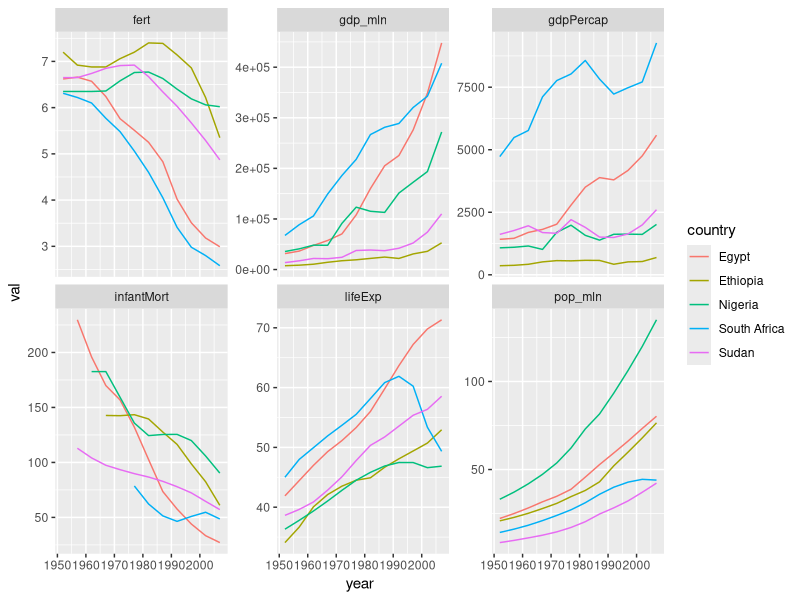
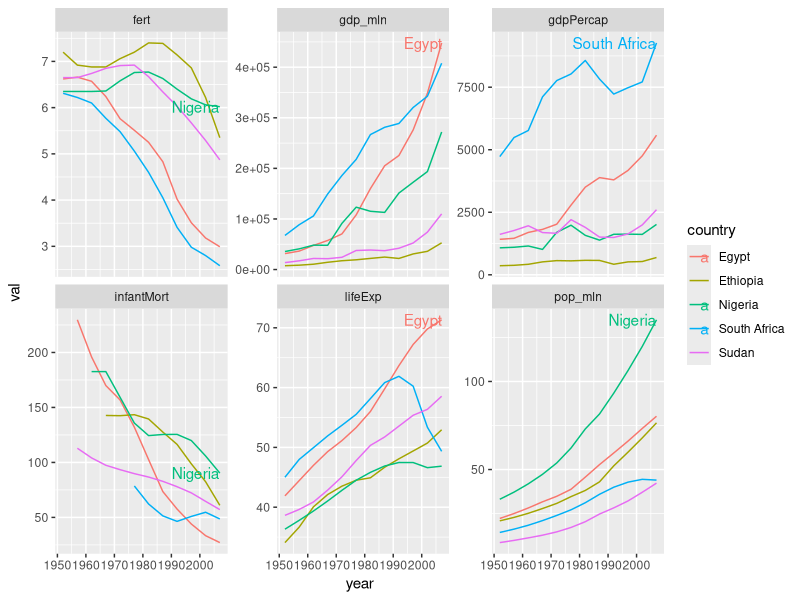
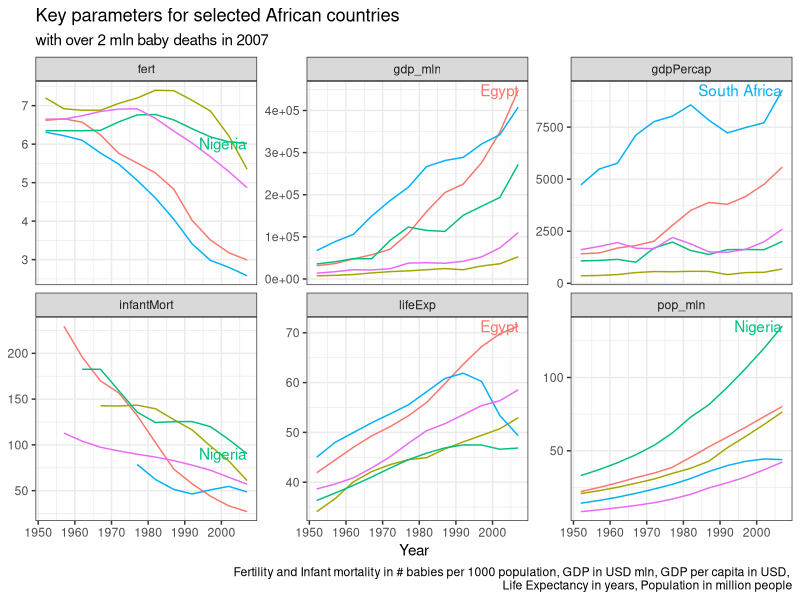
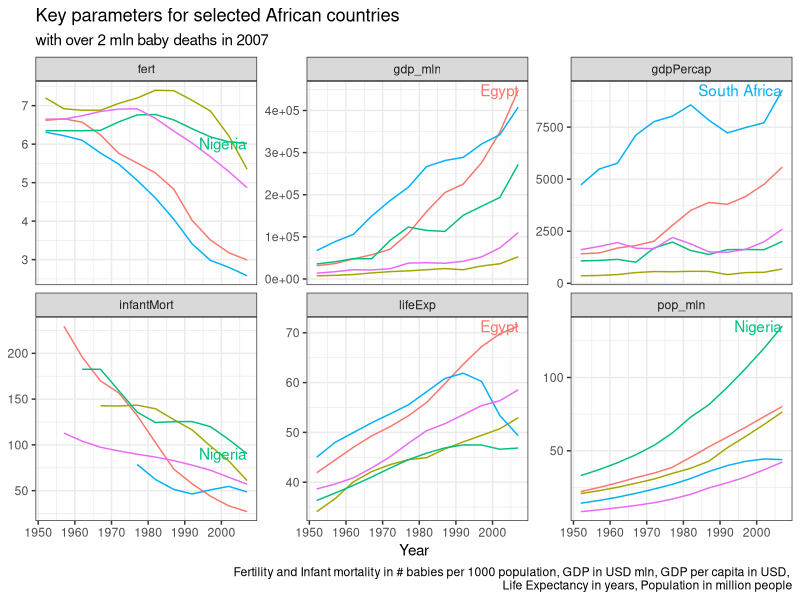

Write R code to recreate these figures, in order.
## ---- chunk 1
knitr::opts_chunk$set(echo = TRUE)
library(tidyverse)
## ---- chunk 2
gapminder_plus <- read_csv("data/gapminder_plus.csv")
p <- gapminder_plus %>% filter(continent=="Africa", year==2007, infantMort/1000*pop/10^6>2) %>% select(country) %>% 
  left_join(gapminder_plus) %>% mutate(pop_mln=pop/10^6, gdp_mln=gdpPercap*pop/10^6) %>% select(-c(pop,continent)) %>% 
  gather(key=att, value=val, -c(year,country)) %>% 
  ggplot()+
  geom_line(mapping = aes(x=year, y=val, group=country, color=country))+
  geom_text(data=. %>% filter(year==2007) %>% group_by(att) %>% mutate(max_val=max(val)) %>% filter(val==max_val),
            mapping = aes(x=year, y=max_val, label=country, color=country), hjust="right")+
  facet_wrap(~att, scales = "free_y")+
  theme_bw()+
  labs(title="Key parameters for selected African countries",
       subtitle="with over 2 mln baby deaths in 2007",
       caption="Fertility and Infant mortality in # babies per 1000 population, GDP in USD mln, GDP per capita in USD, 
       Life Expectancy in years, Population in million people",
       x="Year") + theme(legend.position = "none") + ylab(NULL)
ggsave("fig/plot.png", p, width = 10, height = 8)
## ---- chunk 3
gapminder_plus %>% filter(continent=="Africa", year==2007, infantMort/1000*pop/10^6>2) %>% select(country)
## ---- chunk 4
gapminder_plus %>% mutate(pop_mln=pop/10^6, gdp_mln=gdpPercap*pop/10^6)
## ---- chunk 5
gapminder_plus %>% filter(continent=="Africa", year==2007, infantMort/1000*pop/10^6>2) %>% select(country) %>% 
  left_join(gapminder_plus) %>% mutate(pop_mln=pop/10^6, gdp_mln=gdpPercap*pop/10^6) %>% select(-c(pop,continent)) 
## ---- chunk 6
gapminder_plus %>% filter(continent=="Africa", year==2007, infantMort/1000*pop/10^6>2) %>% select(country) %>% 
  left_join(gapminder_plus) %>% mutate(pop_mln=pop/10^6, gdp_mln=gdpPercap*pop/10^6) %>% select(-c(pop,continent)) %>% 
  gather(key=att, value=val, -c(year,country))
## ---- chunk 7
gapminder_plus %>% filter(continent=="Africa", year==2007, infantMort/1000*pop/10^6>2) %>% select(country) %>% 
  left_join(gapminder_plus) %>% mutate(pop_mln=pop/10^6, gdp_mln=gdpPercap*pop/10^6) %>% 
  select(-c(pop,continent)) %>%   gather(key=att, value=val, -c(year,country)) %>% 
  ggplot() +
  geom_line(mapping = aes(x=year, y=val, group=country, color=country)) +
  facet_wrap(~att, scales = "free_y")
## ---- chunk 8
gapminder_plus %>% filter(continent=="Africa", year==2007, infantMort/1000*pop/10^6>2) %>% select(country) %>% 
  left_join(gapminder_plus) %>% mutate(pop_mln=pop/10^6, gdp_mln=gdpPercap*pop/10^6) %>% select(-c(pop,continent)) %>% 
  gather(key=att, value=val, -c(year,country)) %>% 
  ggplot()+
  geom_line(mapping = aes(x=year, y=val, group=country, color=country))+
  geom_text(data=. %>% filter(year==2007) %>% group_by(att) %>% mutate(max_val=max(val)) %>% filter(val==max_val),
            mapping = aes(x=year, y=max_val, label=country, color=country), hjust="right")+
  facet_wrap(~att, scales = "free_y")
  
## ---- chunk 9
gapminder_plus %>% filter(continent=="Africa", year==2007, infantMort/1000*pop/10^6>2) %>% select(country) %>% 
  left_join(gapminder_plus) %>% mutate(pop_mln=pop/10^6, gdp_mln=gdpPercap*pop/10^6) %>% select(-c(pop,continent)) %>% 
  gather(key=att, value=val, -c(year,country)) %>% 
  ggplot()+
  geom_line(mapping = aes(x=year, y=val, group=country, color=country))+
  geom_text(data=. %>% filter(year==2007) %>% group_by(att) %>% mutate(max_val=max(val)) %>% filter(val==max_val),
            mapping = aes(x=year, y=max_val, label=country, color=country), hjust="right")+
  facet_wrap(~att, scales = "free_y")+
  theme_bw()+
  labs(title="Key parameters for selected African countries",
       subtitle="with over 2 mln baby deaths in 2007",
       caption="Fertility and Infant mortality in # babies per 1000 population, GDP in USD mln, GDP per capita in USD, 
       Life Expectancy in years, Population in million people",
       x="Year") + theme(legend.position = "none") + ylab(NULL)
